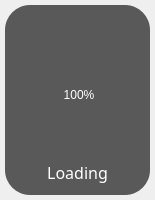
<?xml version="1.0" encoding="UTF-8"?>
<ui version="4.0">
 <class>QDialogProgress</class>
 <widget class="QDialog" name="QDialogProgress">
  <property name="windowModality">
   <enum>Qt::ApplicationModal</enum>
  </property>
  <property name="geometry">
   <rect>
    <x>0</x>
    <y>0</y>
    <width>151</width>
    <height>196</height>
   </rect>
  </property>
  <property name="windowTitle">
   <string>QDialogProgress</string>
  </property>
  <property name="windowOpacity">
   <double>0.500000000000000</double>
  </property>
  <property name="styleSheet">
   <string notr="true"/>
  </property>
  <property name="modal">
   <bool>true</bool>
  </property>
  <layout class="QVBoxLayout" name="verticalLayout">
   <property name="spacing">
    <number>0</number>
   </property>
   <property name="leftMargin">
    <number>5</number>
   </property>
   <property name="topMargin">
    <number>5</number>
   </property>
   <property name="rightMargin">
    <number>5</number>
   </property>
   <property name="bottomMargin">
    <number>5</number>
   </property>
   <item>
    <widget class="QWidget" name="widgetMain" native="true">
     <property name="styleSheet">
      <string notr="true">#widgetMain{
	border-radius: 25px;
	background-color: rgba(0, 0, 0, 160);
}</string>
     </property>
     <layout class="QVBoxLayout" name="verticalLayout_3">
      <property name="topMargin">
       <number>30</number>
      </property>
      <item>
       <widget class="QWidget" name="widgetTop" native="true">
        <layout class="QHBoxLayout" name="horizontalLayout">
         <property name="leftMargin">
          <number>3</number>
         </property>
         <property name="topMargin">
          <number>0</number>
         </property>
         <property name="rightMargin">
          <number>0</number>
         </property>
         <property name="bottomMargin">
          <number>0</number>
         </property>
         <item>
          <widget class="QProgressIndicator" name="widgetProgress" native="true">
           <property name="minimumSize">
            <size>
             <width>120</width>
             <height>120</height>
            </size>
           </property>
           <property name="maximumSize">
            <size>
             <width>120</width>
             <height>120</height>
            </size>
           </property>
           <layout class="QVBoxLayout" name="verticalLayout_2">
            <item>
             <widget class="QLabel" name="labelProgress">
              <property name="styleSheet">
               <string notr="true">color: rgb(255, 255, 255);
font: 10pt &quot;Microsoft YaHei&quot;;</string>
              </property>
              <property name="text">
               <string>100%</string>
              </property>
              <property name="alignment">
               <set>Qt::AlignCenter</set>
              </property>
             </widget>
            </item>
           </layout>
          </widget>
         </item>
        </layout>
       </widget>
      </item>
      <item>
       <widget class="QLabel" name="labelMsg">
        <property name="font">
         <font>
          <family>Microsoft YaHei</family>
          <pointsize>12</pointsize>
          <weight>50</weight>
          <italic>false</italic>
          <bold>false</bold>
         </font>
        </property>
        <property name="styleSheet">
         <string notr="true">color: rgb(255, 255, 255);
font: 12pt &quot;Microsoft YaHei&quot;;</string>
        </property>
        <property name="text">
         <string>Loading</string>
        </property>
        <property name="alignment">
         <set>Qt::AlignCenter</set>
        </property>
       </widget>
      </item>
     </layout>
    </widget>
   </item>
  </layout>
 </widget>
 <layoutdefault spacing="6" margin="11"/>
 <customwidgets>
  <customwidget>
   <class>QProgressIndicator</class>
   <extends>QWidget</extends>
   <header>QProgressIndicator.h</header>
   <container>1</container>
  </customwidget>
 </customwidgets>
 <resources/>
 <connections/>
</ui>
